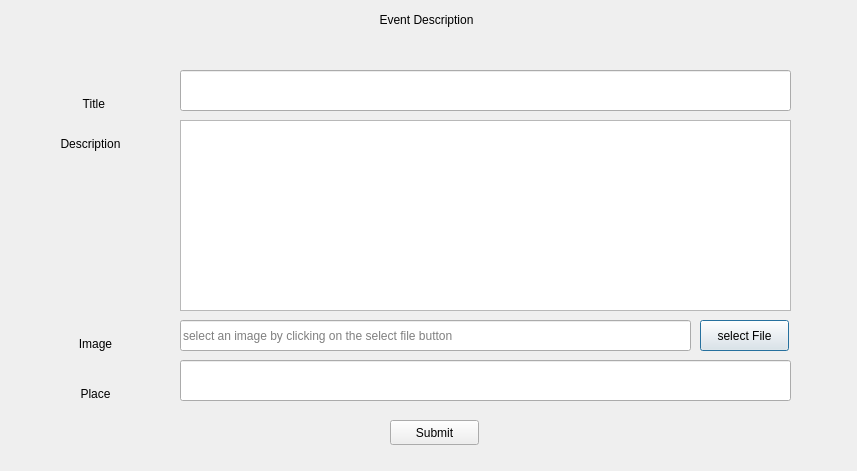
<?xml version="1.0" encoding="UTF-8"?>
<ui version="4.0">
 <class>EventDialog</class>
 <widget class="QDialog" name="EventDialog">
  <property name="geometry">
   <rect>
    <x>0</x>
    <y>0</y>
    <width>857</width>
    <height>471</height>
   </rect>
  </property>
  <property name="sizePolicy">
   <sizepolicy hsizetype="Fixed" vsizetype="Fixed">
    <horstretch>0</horstretch>
    <verstretch>0</verstretch>
   </sizepolicy>
  </property>
  <property name="windowTitle">
   <string>Dialog</string>
  </property>
  <property name="modal">
   <bool>true</bool>
  </property>
  <widget class="QLabel" name="evenLabel">
   <property name="geometry">
    <rect>
     <x>6</x>
     <y>0</y>
     <width>841</width>
     <height>41</height>
    </rect>
   </property>
   <property name="styleSheet">
    <string notr="true">font: 75 18pt &quot;Tibetan Machine Uni&quot;;</string>
   </property>
   <property name="text">
    <string>Event Description</string>
   </property>
   <property name="textFormat">
    <enum>Qt::RichText</enum>
   </property>
   <property name="alignment">
    <set>Qt::AlignCenter</set>
   </property>
  </widget>
  <widget class="QLabel" name="titleLabel">
   <property name="geometry">
    <rect>
     <x>30</x>
     <y>80</y>
     <width>131</width>
     <height>31</height>
    </rect>
   </property>
   <property name="styleSheet">
    <string notr="true">font: 75 24pt &quot;Ubuntu Condensed&quot;;</string>
   </property>
   <property name="text">
    <string>Title </string>
   </property>
   <property name="alignment">
    <set>Qt::AlignBottom|Qt::AlignHCenter</set>
   </property>
  </widget>
  <widget class="QLineEdit" name="titleInput">
   <property name="geometry">
    <rect>
     <x>180</x>
     <y>70</y>
     <width>611</width>
     <height>41</height>
    </rect>
   </property>
   <property name="styleSheet">
    <string notr="true">font: 75 16pt &quot;Ubuntu Condensed&quot;;</string>
   </property>
   <property name="text">
    <string/>
   </property>
  </widget>
  <widget class="QTextEdit" name="DescriptionInput">
   <property name="geometry">
    <rect>
     <x>180</x>
     <y>120</y>
     <width>611</width>
     <height>191</height>
    </rect>
   </property>
  </widget>
  <widget class="QLabel" name="descriptionLabel">
   <property name="geometry">
    <rect>
     <x>20</x>
     <y>120</y>
     <width>141</width>
     <height>31</height>
    </rect>
   </property>
   <property name="styleSheet">
    <string notr="true">font: 75 24pt &quot;Ubuntu Condensed&quot;;</string>
   </property>
   <property name="text">
    <string>Description</string>
   </property>
   <property name="alignment">
    <set>Qt::AlignBottom|Qt::AlignHCenter</set>
   </property>
  </widget>
  <widget class="QPushButton" name="selectFileButton">
   <property name="geometry">
    <rect>
     <x>700</x>
     <y>320</y>
     <width>89</width>
     <height>31</height>
    </rect>
   </property>
   <property name="text">
    <string>select File</string>
   </property>
  </widget>
  <widget class="QLineEdit" name="imageFileInput">
   <property name="geometry">
    <rect>
     <x>180</x>
     <y>320</y>
     <width>511</width>
     <height>31</height>
    </rect>
   </property>
   <property name="styleSheet">
    <string notr="true">font: 75 16pt &quot;Ubuntu Condensed&quot;;</string>
   </property>
   <property name="text">
    <string/>
   </property>
   <property name="placeholderText">
    <string>select an image by clicking on the select file button</string>
   </property>
  </widget>
  <widget class="QLabel" name="ImageLabel">
   <property name="geometry">
    <rect>
     <x>60</x>
     <y>320</y>
     <width>71</width>
     <height>31</height>
    </rect>
   </property>
   <property name="styleSheet">
    <string notr="true">font: 75 24pt &quot;Ubuntu Condensed&quot;;</string>
   </property>
   <property name="text">
    <string>Image</string>
   </property>
   <property name="alignment">
    <set>Qt::AlignBottom|Qt::AlignHCenter</set>
   </property>
  </widget>
  <widget class="QLabel" name="placeLabel">
   <property name="geometry">
    <rect>
     <x>60</x>
     <y>370</y>
     <width>71</width>
     <height>31</height>
    </rect>
   </property>
   <property name="styleSheet">
    <string notr="true">font: 75 24pt &quot;Ubuntu Condensed&quot;;</string>
   </property>
   <property name="text">
    <string>Place</string>
   </property>
   <property name="alignment">
    <set>Qt::AlignBottom|Qt::AlignHCenter</set>
   </property>
  </widget>
  <widget class="QLineEdit" name="placeInput">
   <property name="geometry">
    <rect>
     <x>180</x>
     <y>360</y>
     <width>611</width>
     <height>41</height>
    </rect>
   </property>
   <property name="styleSheet">
    <string notr="true">font: 75 16pt &quot;Ubuntu Condensed&quot;;</string>
   </property>
   <property name="text">
    <string/>
   </property>
  </widget>
  <widget class="QPushButton" name="submitButton">
   <property name="geometry">
    <rect>
     <x>390</x>
     <y>420</y>
     <width>89</width>
     <height>25</height>
    </rect>
   </property>
   <property name="text">
    <string>Submit</string>
   </property>
  </widget>
 </widget>
 <resources/>
 <connections/>
</ui>
